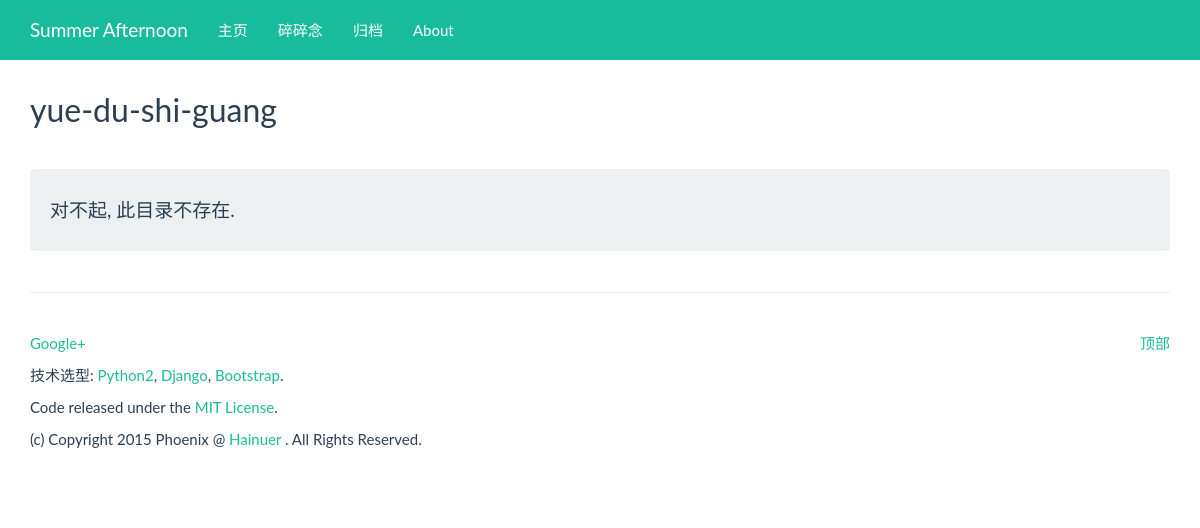
/duome/category/yue-du-shi-guang/, run on an earlier commit of the app's database.
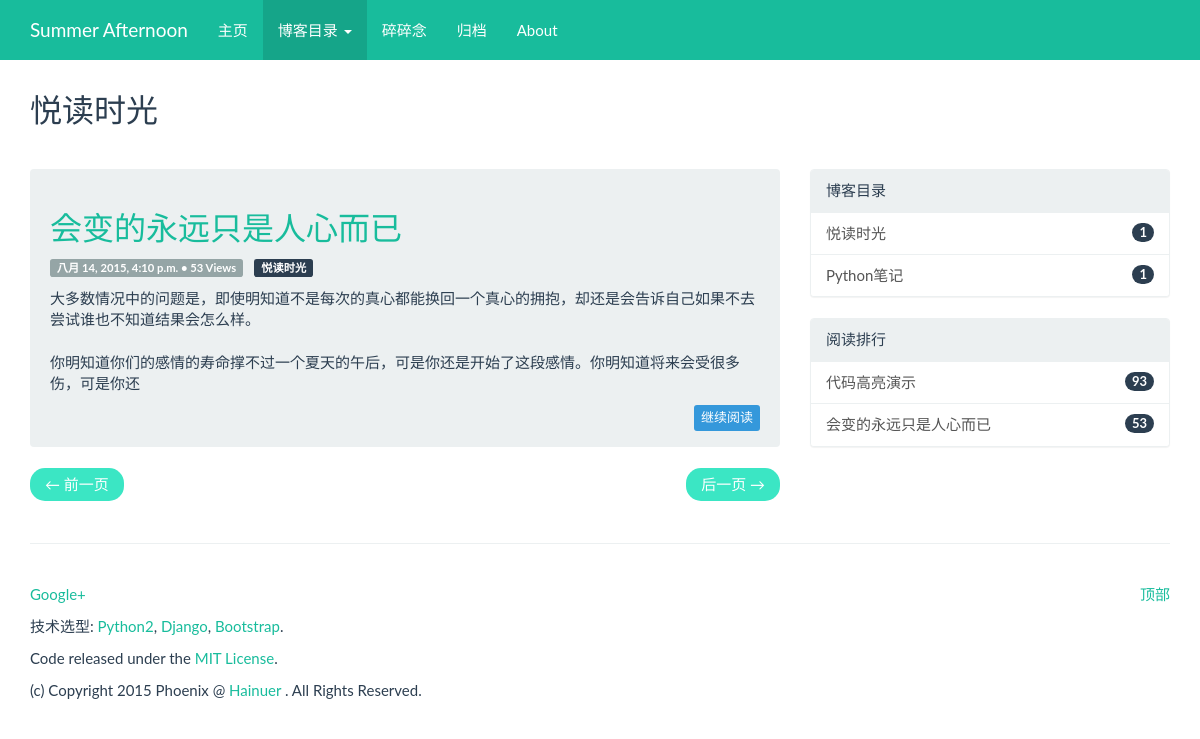
And on a later commit of the database.
### duome/models.py (models this page shows, shortened)
class Category(models.Model):
    name = models.CharField(max_length=128, unique=True)
    simple_name = models.CharField(max_length=128, blank=True, unique=True)
    views = models.IntegerField(default=0)

class Article(models.Model):
    category = models.ForeignKey(Category)
    title    = models.CharField(max_length=256)
    tags     = models.CharField(max_length=128, blank=True, help_text='请使用空格将标签分隔开')
    content  = models.TextField(verbose_name = '')
    pub_date = models.DateTimeField(default=timezone.now)
    views    = models.IntegerField(default=0)
    breviary = models.TextField(max_length=128, blank=True, verbose_name='')
    uuid = models.CharField(max_length=36)
    def was_published_recently(self):
        return self.pub_date >= timezone.now() - datetime.timedelta(days=1)
    was_published_recently.admin_order_field = 'pub_date'
    was_published_recently.boolean = True
    was_published_recently.short_description = 'Published recently ?'

### duome/views.py (the view)
# urls.py: url(r'^category/(?P<simple_name>[\w\-]+)/$', views.category, name='category'),
def category(request, simple_name):
    categories = Category.objects.all()
    title = simple_name
    for idx in range(0, len(categories)):
        categories[idx].nums = len(Article.objects.filter(category=categories[idx]))
    top_articles = Article.objects.all().order_by('-views')[:10]
    ctx_dict = {
        'categories': categories,
        'activate_menu': '2',
        'top_articles': top_articles,
    }
    try:
        curt_category = Category.objects.get(simple_name=simple_name)
        if curt_category:
            articles = Article.objects.filter(category=curt_category).order_by('-pub_date')
            paginator = Paginator(articles, 5)
            page = request.GET.get('page')
            try:
                articles = paginator.page(page)
            except PageNotAnInteger:
                articles = paginator.page(1)
            except EmptyPage:
                articles = paginator.page(paginator.num_pages)
            articles = getTagsArticles(articles)
            ctx_dict['articles'] = articles
            ctx_dict['curt_category'] = curt_category
            title = curt_category.name
    except Category.DoesNotExist:
        pass
    ctx_dict['title'] = title
    return render(request, 'duome/category.html', ctx_dict)

### duome/views.py (called while the page is built)
def getTagsArticle(article):
    if len(article.tags) > 0:
        tag_li = []
        for tag in article.tags.split(' '):
            tag_li.append(tag)
        return tag_li

def getTagsArticles(articles):
    for idx in range(0, len(articles)):
        articles[idx].tag_li = getTagsArticle(articles[idx])
    return articles

### templates/duome/category.html (shortened to what this page needs)
{% extends 'duome_base.html' %}
{% block main_body %}
{% if curt_category %}
<div class="row">
	<div class="col-lg-12">
		<div class="page-header">
			<h2>{{ curt_category.name }}</h2>
		</div>
	</div>
</div>
<div class="row">
	<div class="col-lg-8">
		{% if articles %}
		{% for article in articles %}
		<div class="well">
			<h2><a href="{% url 'duome:post' article.uuid %}">{{ article.title }}</a></h2>
			<p>
				<span class="label label-default">{{ article.pub_date }} • {{ article.views }} Views</span> &nbsp;
				<a href="{% url 'duome:category' article.category.simple_name %}" class="label label-primary">{{ article.category.name }}</a> &nbsp;
			</p>
			<p>{{ article.breviary | safe }}</p>
			<p><a href="{% url 'duome:post' article.uuid %}" class="btn btn-xs btn-info pull-right">继续阅读</a></p>
			<br />
		</div>
		{% endfor %}
		{% else %}
		<div class="well">
			<h4>对不起, 当前目录下没有发布过博客. 请前往管理中心添加吧!</h4>
		</div>
		{% endif %}
		<div>
			<ul class="pager">
				{% if articles.has_previous %}
				<li class="previous"><a href="{% url 'duome:category' curt_category.simple_name %}?page={{ articles.previous_page_number }}">← 前一页</a></li>
				{% else %}
				<li class="previous disabled"><a href="#">← 前一页</a></li>
				{% endif %}
				{% if articles.has_next %}
				<li class="next"><a href="{% url 'duome:category' curt_category.simple_name %}?page={{ articles.next_page_number }}">后一页 →</a></li>
				{% else %}
				<li class="next disabled"><a href="#">后一页 →</a></li>
				{% endif %}
			</ul>
		</div>
	</div>
	<div class="col-lg-4">
		<div class="panel panel-default">
  			<div class="panel-heading">博客目录</div>
			<div class="list-group">
				{% if categories %}
				{% for category in categories %}
				<a href="{% url 'duome:category' category.simple_name %}" class="list-group-item">
					<span class="badge">{{ category.nums }}</span>
					{{ category.name }}
				</a>
				{% endfor %}
				{% else %}
				<a href="#" class="list-group-item">
					<span class="badge">0</span>
					<h4 class="list-group-item-heading">对不起, 博客目录为空. 请前往管理中心添加吧!</h4>
					<p class="list-group-item-text">Soory, There isn't Blog can load.</p>
				</a>
				{% endif %}
			</div>
		</div>
		<div class="panel panel-default">
  			<div class="panel-heading">阅读排行</div>
			<div class="list-group">
				{% if top_articles %}
				{% for article in top_articles %}
				<a href="{% url 'duome:post' article.uuid %}" class="list-group-item">
					<span class="badge">{{ article.views }}</span>
					{{ article.title }}
				</a>
				{% endfor %}
				{% else %}
				<a href="#" class="list-group-item">
					<span class="badge">0</span>
					<h4 class="list-group-item-heading">对不起, 当前站点还没有发布过博客. 请前往管理中心添加吧!</h4>
					<p class="list-group-item-text">Soory, There isn't Blog can load.</p>
				</a>
				{% endif %}
			</div>
		</div>
	</div>
</div>
{% else %}
<div class="row">
	<div class="col-lg-12">
		<div class="page-header">
			<h2>{{ title }}</h2>
		</div>
	</div>
</div>
<div class="row">
	<div class="col-lg-12">
		<div class="well">
			<h4>对不起, 此目录不存在.</h4>
		</div>
	</div>
</div>
{% endif %}
{% endblock %}

What changed in the data, as far as the page shows it:
added Category: name "悦读时光", nums "1"
added Article: title "会变的永远只是人心而已", pub_date "八月 14, 2015, 4:10 p.m.", views "53", category.name "悦读时光", breviary "大多数情况中的问题是，即使明知道不是每次的真心都能换回一个真心的拥抱，却还是会告诉自己如果不去尝试谁也不知道结果会怎么样。 你明知道你们的感情的寿命撑不过一个夏天的午后，可是你还是开始了这段感情。你明知道将来会受很多伤，可是你还"
added Category: nums "1", name "Python笔记"
added Article: views "93", title "代码高亮演示"
Also different on the page:
{{ title }}: "yue-du-shi-guang" → (not shown)
text no longer shown: "对不起, 此目录不存在."
text now shown: "博客目录 ← 前一页 后一页 → 博客目录 阅读排行"
